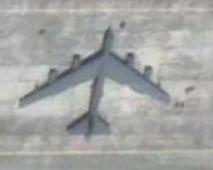
#> input picture data_vis/b52/01.png, 213 x 170 px; its folder holds only this picture in this run
$ python dv.py
#> lines starting #> are read from the running program, lines starting #| are printed output that depends on the picture
import numpy as np
import matplotlib
import matplotlib.pyplot
import graphviz
import cv2
import os
import sklearn.manifold


def plot_ex_1():
    tree = graphviz.Graph()
    limit = 16
    queue = [0]
    tree.node('0', '0')
    number = 0
    while len(queue) > 0:
        v = queue.pop(0)
        if v+2 > limit:
            break
        l = number + 1
        r = number + 2
        tree.node(str(l), str(l))
        tree.node(str(r), str(r))
        tree.edge(str(v), str(l))
        tree.edge(str(v), str(r))
        queue.append(l)
        queue.append(r)
        number += 2
    tree.render('ex_1.gv', view=True)


def plot_ex_2():
    proc = graphviz.Digraph()
    proc.node('C', 'Создание')
    proc.node('Rd', 'Готов к выполнению')
    proc.node('R', 'Выполняется')
    proc.node('B', 'Блокирован')
    proc.node('Z', 'Зомби')
    proc.edge('C', 'Rd')
    proc.edge('Rd', 'R')
    proc.edge('R', 'B')
    proc.edge('B', 'Rd')
    proc.edge('R', 'Z')
    proc.render('ex_2.gv', view=True)


def clear_noise_gauss(image):
    return cv2.GaussianBlur(image, (3, 3), 3)


def SIFT(image):
    detector = cv2.SIFT_create()
    features, descriptors = detector.detectAndCompute(cv2.cvtColor(clear_noise_gauss(image), cv2.COLOR_RGB2GRAY), None)
    return [(round(x.pt[0]), round(x.pt[1]), x.size/2) for x in features], [x.angle for x in features], descriptors


def image_open(path):
    image = cv2.imread(path)
    image = cv2.cvtColor(image, cv2.COLOR_BGR2RGB)
    return image


def plot2d(data):
    fig, ax = matplotlib.pyplot.subplots()
    for x, y in data:
        ax.plot(x, y, marker=".", linewidth=0, color='black')
    ax.set_facecolor('white')
    ax.set_xlim([data[:, 0].min(), data[:, 0].max()])
    ax.set_ylim([data[:, 1].min(), data[:, 1].max()])
    ax.set_xlabel('Argument')
    ax.set_ylabel('Value')
    ax.set_title('Graph')
    fig.canvas.set_window_title('View')
    fig.set_facecolor('white')
    matplotlib.pyplot.show()


def plot_ex_3(show):
    image_files = os.listdir('./b52')
    descriptors = []
    for file_name in image_files:
        file_name = os.path.join('.', 'b52', file_name)
        image = image_open(file_name)
#> in image_open, image is the input picture: shape (170, 213, 3); mean B, G, R 164.2, 165.8, 164.6
        _, _, desc = SIFT(image)
#> in clear_noise_gauss, `return cv2.GaussianBlur(image, (3, 3), 3)`:
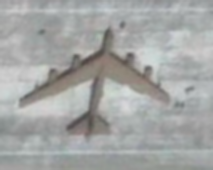
#> returned value: shape (170, 213, 3); mean of channels 0, 1, 2 164.6, 165.9, 164.2; drawn as B, G, R
#> in SIFT, `features, descriptors = detector.detectAndCompute(cv2.cvtColor(clear_n..`: features = 56 keypoints; strongest (x, y, size): (89, 122, 19.2), (148, 69, 4.8), (27, 99, 9), (120, 99, 23)
        if show == 'MDS':
            descriptors.extend(desc[:50])
        else:
            descriptors.extend(desc)

    # Y_TSNE = sklearn.manifold.TSNE(n_components=2).fit_transform(descriptors)
    # Y_LLE = sklearn.manifold.LocallyLinearEmbedding(n_components=2).fit_transform(descriptors)
    # Y_MDS = sklearn.manifold.MDS(n_components=2).fit_transform(descriptors)
    # Y_Isomap = sklearn.manifold.Isomap(n_components=2).fit_transform(descriptors)

    # fig, ax = matplotlib.pyplot.subplots(nrows=2, ncols=2)
    #
    # data = [Y_TSNE, Y_LLE, Y_MDS, Y_Isomap]
    # title = ['TSNE', 'LLE', 'MDS', 'Isomap']
    # for index in range(len(ax)):
    #     for i in range(4):
    #         ax[index].plot(data[index][:][0], data[index][:][1], color='black')
    #     ax[index].set_facecolor('white')
    #     ax[index].set_xlim([data[index][:, 0].min(), data[index][:, 0].max()])
    #     ax[index].set_ylim([data[index][:, 1].min(), data[index][:, 1].max()])
    #     ax[index].set_xlabel('Y_x')
    #     ax[index].set_ylabel('Y_y')
    #     ax[index].set_title(title[index])
    # fig.canvas.set_window_title('Dimensional decrease')
    # fig.set_facecolor('white')
    #
    # matplotlib.pyplot.show()

    if show == 'TSNE':
        Y_TSNE = sklearn.manifold.TSNE(n_components=2).fit_transform(descriptors)
        plot2d(Y_TSNE)
    elif show == 'LLE':
        Y_LLE = sklearn.manifold.LocallyLinearEmbedding(n_components=2).fit_transform(descriptors)
        plot2d(Y_LLE)
    elif show == 'MDS':
        Y_MDS = sklearn.manifold.MDS(n_components=2).fit_transform(descriptors)
        plot2d(Y_MDS)
    else:
        Y_Isomap = sklearn.manifold.Isomap(n_components=2).fit_transform(descriptors)
#> Y_Isomap = 56 pairs, first value -933.7 to 1005.8, second value -718.9 to 731.4
        plot2d(Y_Isomap)
#> the loop in plot2d, `for x, y in data:` made 56 passes
#> (x, y) on passes 1 to 12: (-477.4, -278.2), (691.5, -620.6), (458.7, -219.7), (627.8, 0.506), (-437.3, -433.7), (-625.3, -168.4), (-339, -204.4), (802.6, 163.2), (920.3, 553.9), (-669.9, 646.6), (-711.1, 645.4), (185.2, -718.9)
#> in plot2d, `matplotlib.pyplot.show()`:
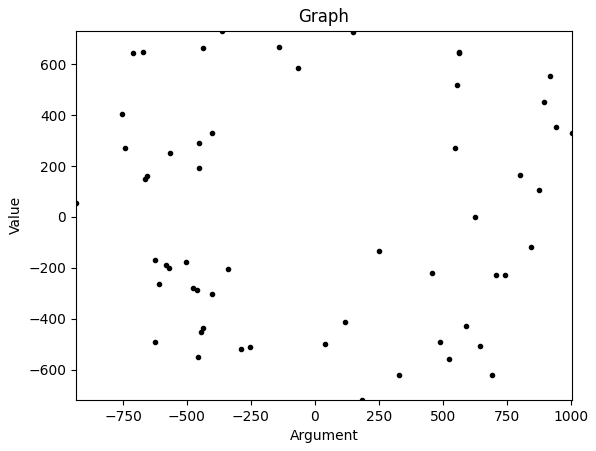
#> figure drawn by matplotlib, 1 panel


if __name__ == '__main__':
    plot_ex_3('Isomap')

$ run again, on data_vis/b52/02.png
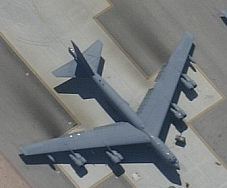
#> input picture data_vis/b52/02.png, 227 x 188 px
#> in image_open, image is the input picture: shape (188, 227, 3); mean B, G, R 125, 124.3, 120.9
#> in clear_noise_gauss, `return cv2.GaussianBlur(image, (3, 3), 3)`:
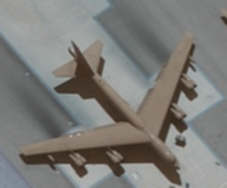
#> returned value: shape (188, 227, 3); mean of channels 0, 1, 2 120.9, 124.3, 125; drawn as B, G, R
#> features = 147 keypoints; strongest (x, y, size): (180, 143, 6.1), (191, 94, 7.5), (169, 169, 13.4), (173, 131, 6.9)
#> Y_Isomap = 147 pairs, first value -1057.1 to 1249.2, second value -799.8 to 1111.6
#> the loop in plot2d, `for x, y in data:` made 147 passes
#> (x, y) on passes 1 to 8: (251.2, 452.7), (667.1, -438.9), (-519, 56.97), (-862.7, -162.4), (570.9, 411.8), (891.7, -262.9), (-414.3, -15.38), (-158, -525.6)
#> in plot2d, `matplotlib.pyplot.show()`:
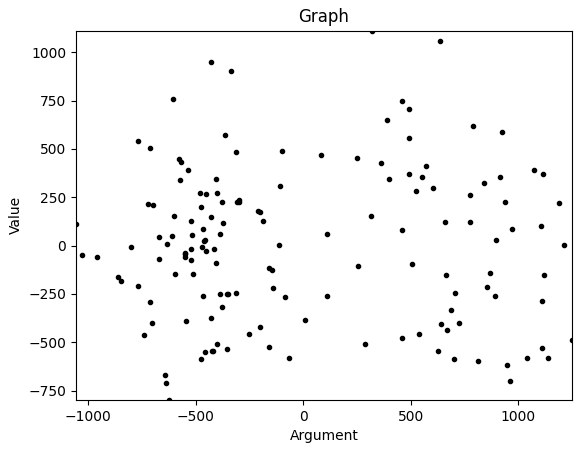
#> figure drawn by matplotlib, 1 panel

$ run again, on data_vis/b52/03.png
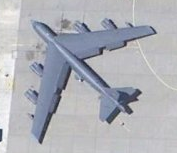
#> input picture data_vis/b52/03.png, 177 x 153 px
#> in image_open, image is the input picture: shape (153, 177, 3); mean B, G, R 183.3, 176.4, 174.3
#> in clear_noise_gauss, `return cv2.GaussianBlur(image, (3, 3), 3)`:
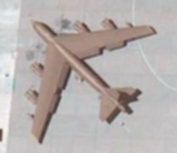
#> returned value: shape (153, 177, 3); mean of channels 0, 1, 2 174.3, 176.4, 183.4; drawn as B, G, R
#> features = 99 keypoints; strongest (x, y, size): (129, 111, 4.4), (138, 92, 4.3), (110, 119, 5.6), (101, 51, 4.1)
#> Y_Isomap = 99 pairs, first value -997.7 to 1041.4, second value -763 to 1105.9
#> the loop in plot2d, `for x, y in data:` made 99 passes
#> (x, y) on passes 1 to 8: (-767.2, 266.2), (-853.1, 469.6), (794.2, 236.2), (172.3, -403.6), (285.8, 774.5), (-23.94, -176.4), (-185.7, 1105.9), (-712.8, -73.44)
#> in plot2d, `matplotlib.pyplot.show()`:
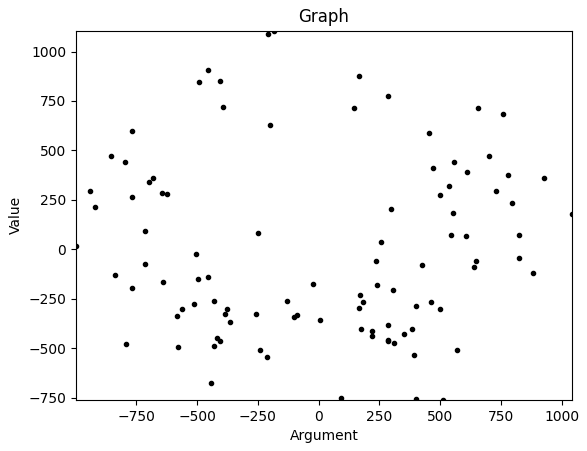
#> figure drawn by matplotlib, 1 panel
